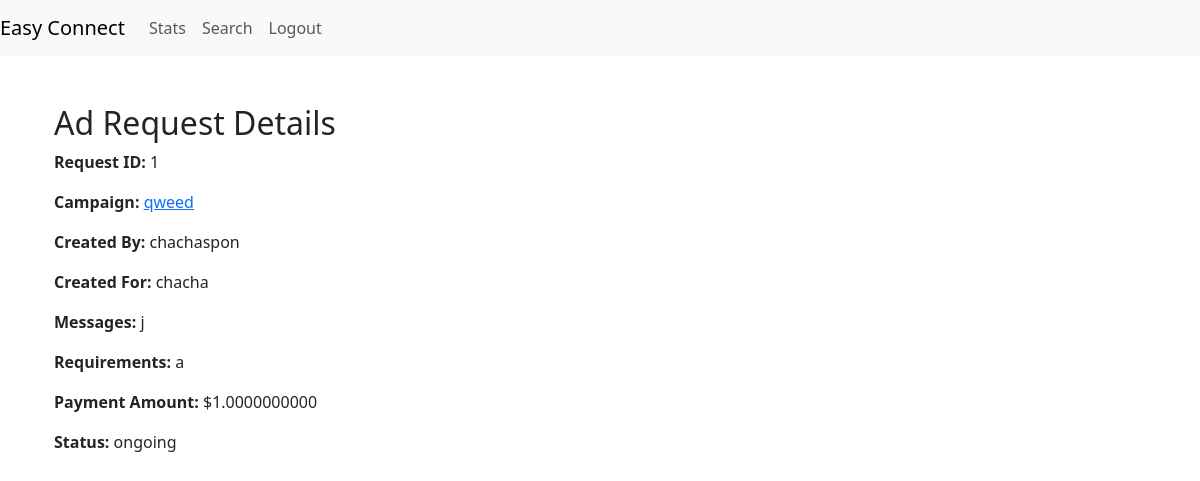
The page /ad_request/1 (signed in) on the database its author committed.
### models.py (models this page shows)
class AdRequest(db.Model):
    __tablename__ = 'ad_request'
    ad_request_id = db.Column(db.Integer, primary_key=True, autoincrement=True)
    campaign_id = db.Column(db.Integer, db.ForeignKey('campaign.campaign_id'), nullable=False)
    created_by = db.Column(db.Integer, db.ForeignKey('user.id'), nullable=False)
    created_for = db.Column(db.Integer, db.ForeignKey('user.id'), nullable=False)
    messages = db.Column(db.String(64))
    requirements = db.Column(db.String(128))
    payment_amount = db.Column(db.Float(10, 2))
    status = db.Column(Enum('ongoing', 'pending', 'flagged', 'deleted', 'completed', 'rejected' ,name='ad_request_status_types'), default='pending', nullable=False)
    campaign = db.relationship('Campaign', backref=db.backref('ad_requests', lazy=True))
    creator = db.relationship('User', foreign_keys=[created_by], backref=db.backref('created_ad_requests', lazy=True))
    recipient = db.relationship('User', foreign_keys=[created_for], backref=db.backref('received_ad_requests', lazy=True))

class Campaign(db.Model):
    __tablename__ = 'campaign'
    campaign_id = db.Column(db.Integer, primary_key=True, autoincrement=True)
    sponsor_id = db.Column(db.Integer, db.ForeignKey('sponsors.sponsor_id'), nullable=False)
    name = db.Column(db.String(32),unique=True, nullable=False)
    description = db.Column(db.String(128))
    start_date = db.Column(db.Date)
    end_date = db.Column(db.Date)
    budget = db.Column(db.Float(10, 2), nullable=False)
    visibility = db.Column(Enum('private', 'public', name='visibility_types'), default='public', nullable=False)
    goals = db.Column(db.String(128))
    niche = db.Column(db.String(32),nullable=False)
    campaign_status = db.Column(Enum('ongoing', 'flagged', 'deleted', 'completed' ,name='campaign_status_types'), default='ongoing', nullable=False)
    sponsor = db.relationship('Sponsor', backref=db.backref('campaigns', lazy=True))

class User(db.Model):
    __tablename__ = 'user'
    id = db.Column(db.Integer, primary_key=True, autoincrement=True)
    role_id = db.Column(db.Integer, db.ForeignKey('user_role.role_id'), nullable=False)
    username = db.Column(db.String(32), nullable=False, unique=True)
    email_id = db.Column(db.String(64), unique=True, nullable=False)
    password = db.Column(db.String(64), nullable=False)
    is_flagged = db.Column(db.Boolean ,default=False)
    role = db.relationship('UserRole', backref=db.backref('users', lazy=True))

### routes.py (the view)
@app.route('/ad_request/<int:request_id>', methods=['GET'])
@auth_rep
def ad_request_details(request_id):
    ad_request = AdRequest.query.get_or_404(request_id)
    return render_template('ad_request_details.html', ad_request=ad_request)

### routes.py (called while the page is built)
def auth_rep(func):
    @wraps(func)
    def inner(*args,**kwargs):
        if 'user_id' in session:
            user = User.query.get(session['user_id'])
            if user.is_flagged:
                flash('Your account is flagged and cannot perform this action.', 'error')
                return redirect(url_for('login'))
            return func(*args,**kwargs)
        else:
            flash('You are not logged in,Please login to proceed','error')
            return redirect(url_for('login'))
    return inner

### templates/ad_request_details.html (shortened to what this page needs)
{% extends 'layout.html' %}
{% block content %}
<div class="container">
    <h2>Ad Request Details</h2>
    <div class="row">
        <div class="col-md-6">
            <p><strong>Request ID:</strong> {{ ad_request.ad_request_id }}</p>
            <p><strong>Campaign:</strong> <a href="{{ url_for('campaign_details', campaign_id=ad_request.campaign.campaign_id) }}">{{ ad_request.campaign.name }}</a></p>
            <p><strong>Created By:</strong> {{ ad_request.creator.username }}</p>
            <p><strong>Created For:</strong> {{ ad_request.recipient.username }}</p>
            <p><strong>Messages:</strong> {{ ad_request.messages }}</p>
            <p><strong>Requirements:</strong> {{ ad_request.requirements }}</p>
            <p><strong>Payment Amount:</strong> ${{ ad_request.payment_amount }}</p>
            <p><strong>Status:</strong> {{ ad_request.status }}</p>
        </div>
        <div class="col-md-6">
        </div>
    </div>
</div>
{% endblock %}

### rows shown on the page
AdRequest: ad_request_id "1", messages "j", requirements "a", payment_amount "1.0000000000", status "ongoing"
Campaign: campaign.name "qweed"
User: creator.username "chachaspon"
User: recipient.username "chacha"
